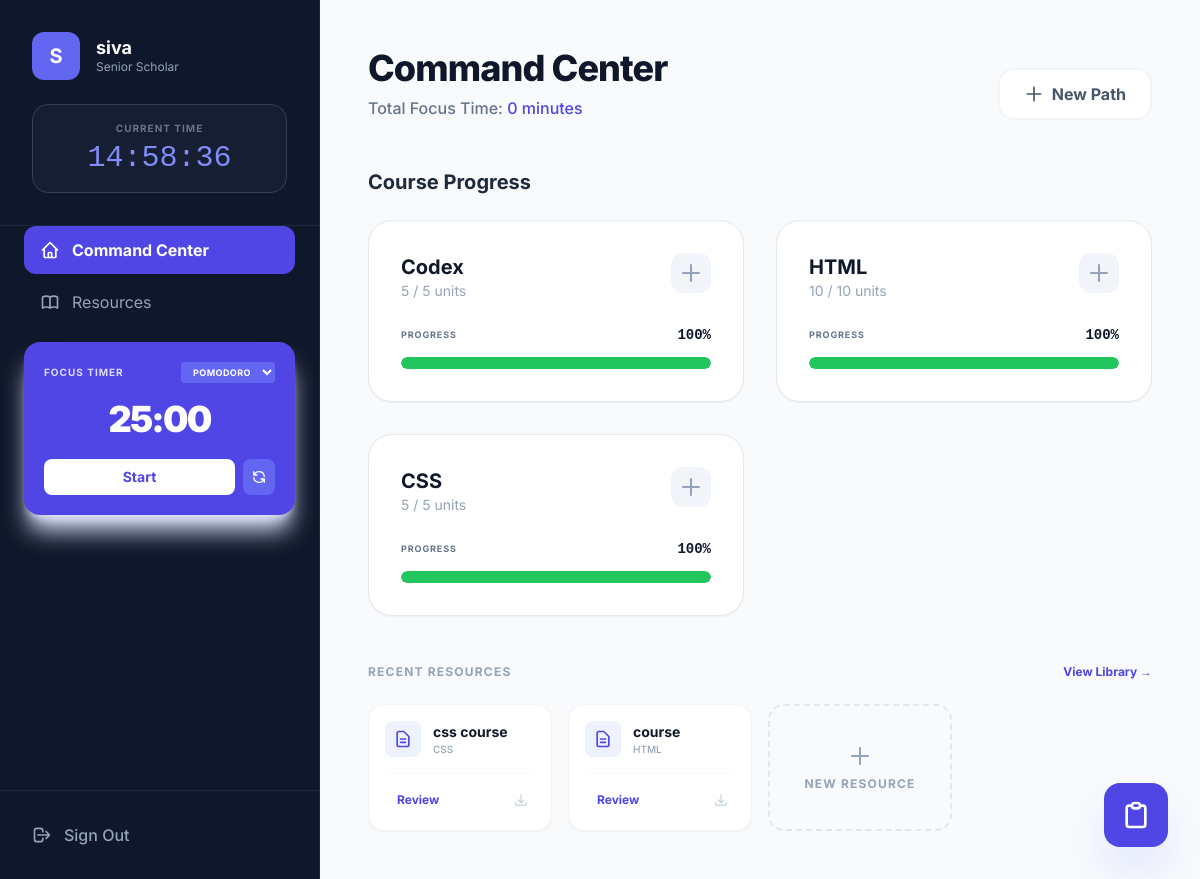
Screenshot of / (signed in) with the database file from the repository.
### study_hub/models.py (models this page shows, shortened)
class Course(models.Model):
    user = models.ForeignKey(User, on_delete=models.CASCADE, related_name="courses")
    name = models.CharField(max_length=255)
    total_units = models.IntegerField()
    completed_units = models.IntegerField(default=0)
    @property
    def progress_percentage(self):
        if self.total_units <= 0:
            return 0
        return (self.completed_units / self.total_units) * 100
    def __str__(self):
        return self.name

class SubjectDocument(models.Model):
    course = models.ForeignKey(
        Course,
        on_delete=models.CASCADE,
        related_name="documents",
    )
    title = models.CharField(max_length=255)
    file = models.FileField(upload_to="subject_documents/")
    uploaded_at = models.DateTimeField(auto_now_add=True)
    next_review_date = models.DateField(null=True, blank=True)
    review_streak = models.IntegerField(default=0)

### study_hub/views.py (the view)
# urls.py: path('', DashboardView.as_view(), name='dashboard'),
class DashboardView(LoginRequiredMixin, TemplateView):
    template_name = "study_hub/dashboard.html"
    def get_context_data(self, **kwargs):
        context = super().get_context_data(**kwargs)
        user = self.request.user
        context['courses'] = Course.objects.filter(user=user)
        context['documents'] = SubjectDocument.objects.filter(
            course__user=user
        ).order_by('-uploaded_at')[:5]
        today = timezone.now().date()
        context['today_tasks'] = TodayTask.objects.filter(
            user=user,
            date_created__date=today
        ).order_by('priority') # H < M < L alphabetically, so High comes first.
        total_time = StudySession.objects.filter(user=user).aggregate(
            models.Sum('duration_minutes')
        )['duration_minutes__sum'] or 0
        context['total_study_time'] = total_time
        context['upload_form'] = SubjectDocumentForm()
        context['upload_form'].fields['course'].queryset = Course.objects.filter(user=user)
        return context

### study_hub/forms.py
class SubjectDocumentForm(forms.ModelForm):
    class Meta:
        model = SubjectDocument
        fields = ['course', 'title', 'file']
        widgets = {
            'course': forms.Select(attrs={'class': 'w-full rounded-lg border-slate-200 text-sm focus:ring-indigo-500 focus:border-indigo-500'}),
            'title': forms.TextInput(attrs={'class': 'flex-1 rounded-lg border-slate-200 text-sm focus:ring-indigo-500 focus:border-indigo-500', 'placeholder': 'Document Title'}),
            'file': forms.FileInput(attrs={'class': 'text-xs text-slate-500 file:mr-4 file:py-2 file:px-4 file:rounded-lg file:border-0 file:text-xs file:font-semibold file:bg-indigo-50 file:text-indigo-700 hover:file:bg-indigo-100'}),
        }

### study_hub/templates/study_hub/dashboard.html (shortened to what this page needs)
<!DOCTYPE html>
<html lang="en">
<head>
    <script src="https://cdn.tailwindcss.com"></script>
</head>
<body class="bg-slate-50 text-slate-900 min-h-screen">
    <div class="flex h-screen overflow-hidden relative">
        <aside id="sidebar-left" class="fixed inset-y-0 left-0 z-40 w-80 bg-slate-900 text-white flex flex-col border-r border-slate-800 transform -translate-x-full lg:translate-x-0 lg:static transition-transform duration-300 ease-in-out">
            <div class="p-8 border-b border-slate-800">
                <div class="flex items-center space-x-4 mb-6">
                    <div class="w-12 h-12 bg-indigo-500 rounded-xl flex items-center justify-center font-bold text-xl">
                        {{ user.username|first|upper }}
                    </div>
                    <div>
                        <h2 class="font-bold text-lg leading-tight">{{ user.username }}</h2>
                        <p class="text-slate-400 text-xs">Senior Scholar</p>
                    </div>
                </div>
                <div class="bg-slate-800/50 rounded-2xl p-4 text-center border border-slate-700">
                    <p class="text-slate-500 text-[10px] uppercase tracking-widest font-bold mb-1">Current Time</p>
                    <div id="digital-clock" class="text-3xl font-mono font-medium text-indigo-400">00:00:00</div>
                </div>
            </div>
            <div class="px-6 space-y-1">
                <button onclick="switchView('dashboard')" id="btn-nav-dashboard" class="nav-item w-full flex items-center space-x-3 px-4 py-3 rounded-xl bg-indigo-600 text-white font-bold transition-all">
                    <svg class="w-5 h-5" fill="none" stroke="currentColor" viewBox="0 0 24 24"><path stroke-linecap="round" stroke-linejoin="round" stroke-width="2" d="M3 12l2-2m0 0l7-7 7 7M5 10v10a1 1 0 001 1h3m10-11l2 2m-2-2v10a1 1 0 01-1 1h-3m-6 0a1 1 0 001-1v-4a1 1 0 011-1h2a1 1 0 011 1v4a1 1 0 001 1m-6 0h6" /></svg>
                    <span>Command Center</span>
                </button>
                <button onclick="switchView('resources')" id="btn-nav-resources" class="nav-item w-full flex items-center space-x-3 px-4 py-3 rounded-xl text-slate-400 hover:bg-slate-800/50 hover:text-white transition-all">
                    <span>Resources</span>
                </button>
            </div>
            <div class="px-6 py-4 flex-1 space-y-4">
                <div class="bg-indigo-600 rounded-2xl p-5 text-white shadow-xl shadow-indigo-100 relative overflow-hidden group">
                    <div class="relative z-10">
                        <div class="flex justify-between items-center mb-4">
                            <span class="text-[10px] font-bold uppercase tracking-widest opacity-80">Focus Timer</span>
                            <select id="timer-mode" onchange="switchTimerMode()" class="bg-indigo-500 text-[9px] font-bold uppercase tracking-wider px-2 py-1 rounded border-none focus:ring-0 cursor-pointer">
                                <option value="25">Pomodoro</option>
                            </select>
                        </div>
                        <div id="timer-display" class="text-4xl font-black mb-5 tracking-tighter text-center">25:00</div>
                        <div class="flex space-x-2">
                            <button onclick="startTimer()" id="timer-btn" class="flex-1 bg-white text-indigo-600 py-2 rounded-lg text-sm font-bold hover:bg-indigo-50 transition-all">Start</button>
                            <button onclick="resetTimer()" class="p-2 bg-indigo-500 rounded-lg font-bold hover:bg-indigo-400 transition-all">
                                <svg class="w-4 h-4" fill="none" stroke="currentColor" viewBox="0 0 24 24"><path stroke-linecap="round" stroke-linejoin="round" stroke-width="2" d="M4 4v5h.582m15.356 2A8.001 8.001 0 004.582 9m0 0H9m11 11v-5h-.581m0 0a8.003 8.003 0 01-15.357-2m15.357 2H15" /></svg>
                            </button>
                        </div>
                    </div>
                </div>
            </div>
            <div class="p-8 border-t border-slate-800">
                <form action="{% url 'logout' %}" method="POST">
                    <button type="submit" class="flex items-center space-x-3 text-slate-400 hover:text-red-400 transition-colors w-full group">
                        <svg class="w-5 h-5" fill="none" stroke="currentColor" viewBox="0 0 24 24"><path stroke-linecap="round" stroke-linejoin="round" stroke-width="2" d="M17 16l4-4m0 0l-4-4m4 4H7m6 4v1a3 3 0 01-3 3H6a3 3 0 01-3-3V7a3 3 0 013-3h4a3 3 0 013 3v1" /></svg>
                        <span class="font-medium">Sign Out</span>
                    </button>
                </form>
            </div>
        </aside>
        <main class="flex-1 overflow-y-auto bg-slate-50 p-6 lg:p-12 transition-all duration-500">
            <div class="max-w-4xl mx-auto">
                <div id="view-dashboard" class="space-y-8 lg:space-y-12">
                    <header class="mb-8 lg:mb-12">
                        <div class="flex flex-col lg:flex-row lg:justify-between lg:items-end gap-6">
                            <div>
                                <h1 class="text-3xl lg:text-4xl font-extrabold text-slate-900 tracking-tight">Command Center</h1>
                                <p class="text-slate-500 mt-2 font-medium">Total Focus Time: <span class="text-indigo-600">{{ total_study_time }} minutes</span></p>
                            </div>
                            <button onclick="document.getElementById('course-modal').classList.remove('hidden')" class="w-full lg:w-auto px-6 py-3 bg-white border-2 border-slate-100 rounded-2xl font-bold text-slate-600 hover:border-indigo-600 hover:text-indigo-600 transition-all flex items-center justify-center space-x-2">
                                <svg class="w-5 h-5" fill="none" stroke="currentColor" viewBox="0 0 24 24"><path stroke-linecap="round" stroke-linejoin="round" stroke-width="2" d="M12 4v16m8-8H4" /></svg>
                                <span>New Path</span>
                            </button>
                        </div>
                    </header>
                    <section id="section-focus" class="space-y-6">
                        <div class="flex items-center justify-between">
                            <h2 class="text-lg lg:text-xl font-bold text-slate-800">Course Progress</h2>
                        </div>
                        <div class="grid grid-cols-1 md:grid-cols-2 gap-6 lg:gap-8">
                            {% for course in courses %}
                            <div class="bg-white rounded-3xl p-6 lg:p-8 border border-slate-200 shadow-sm hover:shadow-xl transition-all group">
                                <div class="flex justify-between items-start mb-6">
                                    <div class="max-w-[70%]">
                                        <h3 class="font-bold text-lg lg:text-xl text-slate-900 truncate">{{ course.name }}</h3>
                                        <p class="text-slate-400 text-xs lg:text-sm" id="units-{{ course.id }}">{{ course.completed_units }} / {{ course.total_units }} units</p>
                                    </div>
                                    <button onclick="updateProgress({{ course.id }})" class="w-10 h-10 bg-slate-100 group-hover:bg-indigo-600 group-hover:text-white rounded-xl flex items-center justify-center transition-all text-slate-400 shrink-0">
                                        <svg class="w-6 h-6" fill="none" stroke="currentColor" viewBox="0 0 24 24"><path stroke-linecap="round" stroke-linejoin="round" stroke-width="2" d="M12 4v16m8-8H4" /></svg>
                                    </button>
                                </div>
                                <div class="space-y-3">
                                    <div class="flex justify-between items-center text-xs lg:text-sm">
                                        <span class="font-bold text-slate-500 uppercase tracking-widest text-[9px]">Progress</span>
                                        <span class="font-mono font-bold" id="progress-text-{{ course.id }}">{{ course.progress_percentage|floatformat:0 }}%</span>
                                    </div>
                                    <div class="w-full bg-slate-100 rounded-full progress-thick overflow-hidden">
                                        <div id="progress-bar-{{ course.id }}" class="h-full rounded-full transition-all duration-700 {% if course.progress_percentage < 50 %}bg-blue-500{% elif course.progress_percentage < 100 %}bg-orange-500{% else %}bg-green-500{% endif %}" style="width: {{ course.progress_percentage }}%"></div>
                                    </div>
                                </div>
                            </div>
                            {% endfor %}
                        </div>
                    </section>
                </div>
                    </div>
                    <section class="mt-12">
                        <div class="flex justify-between items-center mb-6">
                            <h3 class="text-xs font-bold text-slate-400 uppercase tracking-widest">Recent Resources</h3>
                            <button onclick="switchView('resources')" class="text-xs font-bold text-indigo-600 hover:text-indigo-700">View Library &rarr;</button>
                        </div>
                        <div class="grid grid-cols-1 md:grid-cols-2 lg:grid-cols-4 gap-4">
                            {% for doc in documents|slice:":8" %}
                            <div class="bg-white p-4 rounded-2xl border border-slate-100 shadow-sm hover:border-indigo-200 transition-all group">
                                <div class="flex items-center space-x-3 mb-4">
                                    <div class="p-2 bg-indigo-50 text-indigo-600 rounded-lg group-hover:bg-indigo-600 group-hover:text-white transition-colors">
                                        <svg class="w-5 h-5" fill="none" stroke="currentColor" viewBox="0 0 24 24"><path stroke-linecap="round" stroke-linejoin="round" stroke-width="2" d="M9 12h6m-6 4h6m2 5H7a2 2 0 01-2-2V5a2 2 0 012-2h5.586a1 1 0 01.707.293l5.414 5.414a1 1 0 01.293.707V19a2 2 0 01-2 2z" /></svg>
                                    </div>
                                    <div class="truncate">
                                        <p class="text-sm font-bold text-slate-900 truncate">{{ doc.title }}</p>
                                        <p class="text-[10px] text-slate-400 font-medium">{{ doc.course.name }}</p>
                                    </div>
                                </div>
                                <div class="flex items-center justify-between pt-3 border-t border-slate-50">
                                    <button onclick="openReview({{ doc.id }}, '{{ doc.file.url }}')" class="text-xs font-bold text-indigo-600 hover:bg-indigo-50 px-3 py-1.5 rounded-lg transition-all">Review</button>
                                    <a href="{{ doc.file.url }}" class="p-1.5 text-slate-300 hover:text-indigo-600" download>
                                        <svg class="w-4 h-4" fill="none" stroke="currentColor" viewBox="0 0 24 24"><path stroke-linecap="round" stroke-linejoin="round" stroke-width="2" d="M4 16v1a3 3 0 003 3h10a3 3 0 003-3v-1m-4-4l-4 4m0 0l-4-4m4 4V4" /></svg>
                                    </a>
                                </div>
                            </div>
                            {% endfor %}
                            <button onclick="document.getElementById('upload-modal').classList.remove('hidden')" class="border-2 border-dashed border-slate-200 rounded-2xl p-4 flex flex-col items-center justify-center text-slate-400 hover:border-indigo-400 hover:text-indigo-500 transition-all group">
                                <svg class="w-6 h-6 mb-2 group-hover:scale-110 transition-transform" fill="none" stroke="currentColor" viewBox="0 0 24 24"><path stroke-linecap="round" stroke-linejoin="round" stroke-width="2" d="M12 4v16m8-8H4" /></svg>
                                <span class="text-xs font-bold uppercase tracking-widest">New Resource</span>
                            </button>
                        </div>
                    </section>
                </div>
        <div class="fixed bottom-8 right-8 z-50 flex flex-col items-end">
            <button onclick="toggleTodoWidget()" class="w-16 h-16 bg-indigo-600 text-white rounded-2xl shadow-2xl shadow-indigo-200 flex items-center justify-center hover:bg-indigo-700 transition-all active:scale-95 group">
            </button>
        </div>
</body>
</html>

### study_hub/templates/study_hub/dashboard.html (style rules this page uses)
body { font-family: 'Inter', sans-serif; }
.font-mono { font-family: 'JetBrains Mono', monospace; }
.progress-thick { height: 12px; }

### rows the page displays
Course: name "Codex", completed_units "5", total_units "5", progress_percentage "100"
Course: name "HTML", completed_units "10", total_units "10", progress_percentage "100"
Course: name "CSS", completed_units "5", total_units "5", progress_percentage "100"
SubjectDocument: title "css course", course.name "CSS"
SubjectDocument: title "course", course.name "HTML"

### other values shown
{{ user.username|first|upper }} "S"
{{ user.username }} "siva"
{{ total_study_time }} "0"
